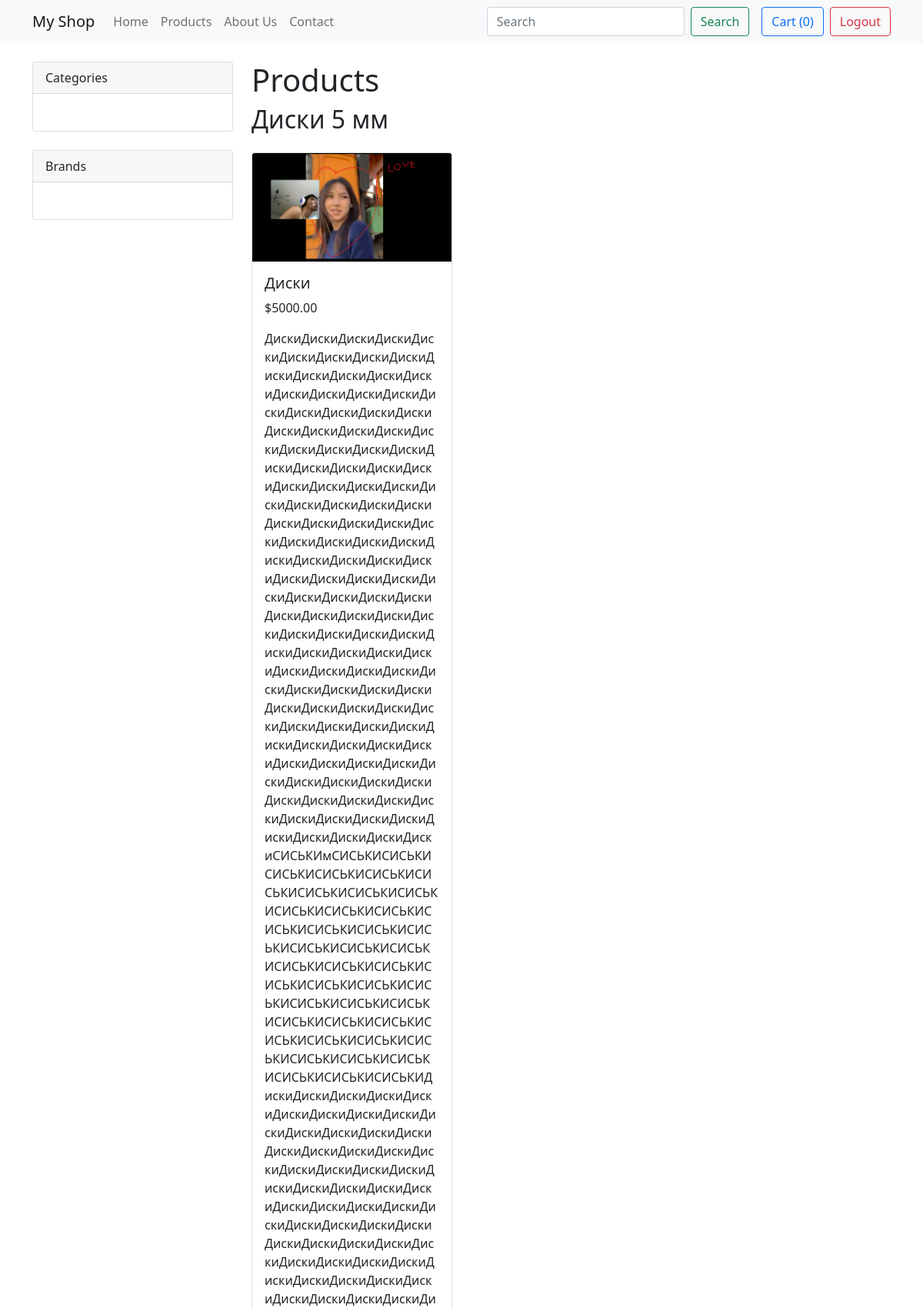
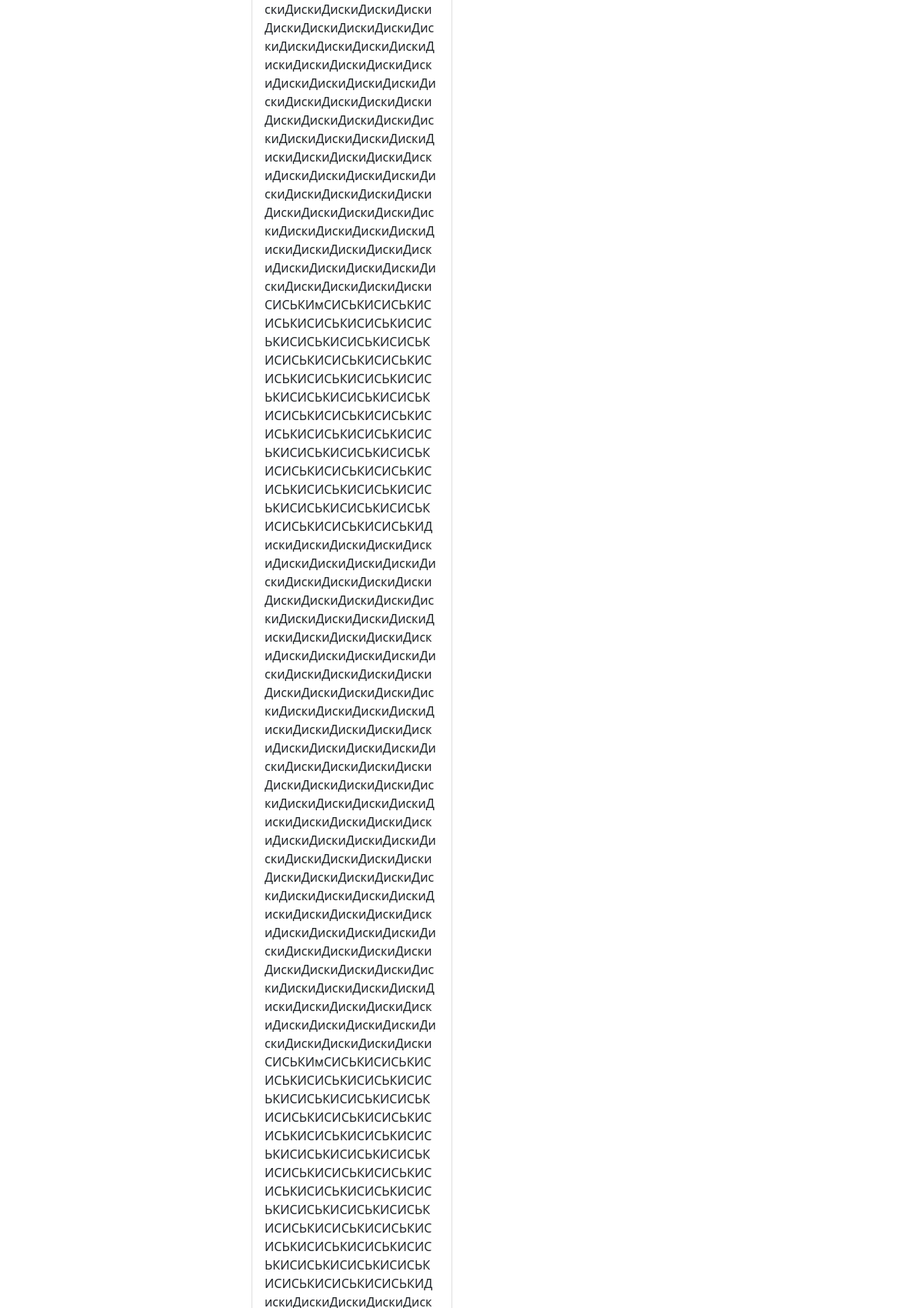
/products/diski-5-mm/ (signed in, upper part), run on the app's committed database (2 pictures, top to bottom).
### shop/models.py (models this page shows, shortened)
class Category(MPTTModel):
    name = models.CharField(max_length=100)
    slug = models.SlugField(max_length=100, unique=True)
    parent = TreeForeignKey('self', on_delete=models.CASCADE, null=True, blank=True, related_name='children')
    class MPTTMeta:
        order_insertion_by = ['name']

class Product(models.Model):
    name = models.CharField(max_length=100)
    slug = models.SlugField(max_length=100, unique=True)
    description = models.TextField()
    price = models.DecimalField(max_digits=10, decimal_places=2)
    category = TreeForeignKey(Category, on_delete=models.CASCADE)
    brand = models.ForeignKey(Brand, on_delete=models.CASCADE)
    image = models.ImageField(upload_to='products/')
    available = models.BooleanField(default=True)
    created = models.DateTimeField(auto_now_add=True)
    updated = models.DateTimeField(auto_now=True)

### shop/views.py (the view)
# urls.py: path('products/', views.product_list, name='product_list'),
def product_list(request, category_slug=None):
    category = None
    categories = Category.objects.all()
    products = Product.objects.filter(available=True)
    if category_slug:
        category = get_object_or_404(Category, slug=category_slug)
        products = products.filter(category=category)
    return render(request, 'products.html', {
        'category': category,
        'categories': categories,
        'products': products,
    })

### cart/cart.py (called while the page is built)
    def __len__(self):
        return sum(item['quantity'] for item in self.cart.values())

### cart/context_processors.py (called while the page is built)
def cart(request):
    return {'cart': Cart(request)}

### templates/products.html (shortened to what this page needs)
{% extends "base.html" %}
{% block content %}
    <h1>Products</h1>
    {% if category %}
        <h2>{{ category.name }}</h2>
    {% endif %}
    <div class="row mt-4">
        {% for product in products %}
            <div class="col-md-4 mb-4">
                <div class="card h-100">
                    <img src="{{ product.image.url }}" class="card-img-top" alt="{{ product.name }}">
                    <div class="card-body">
                        <h5 class="card-title">{{ product.name }}</h5>
                        <p class="card-text">${{ product.price }}</p>
                        <p class="card-text">{{ product.description|truncatewords:20 }}</p>
                    </div>
                </div>
            </div>
        {% empty %}
            <div class="col-12">
                <p>No products found.</p>
            </div>
        {% endfor %}
    </div>
{% endblock %}

### data on the page
Category: name "Диски 5 мм"
Product: image (picture), name "Диски", price "5000.00"

### other printed values
{{ cart|length }} "0"
